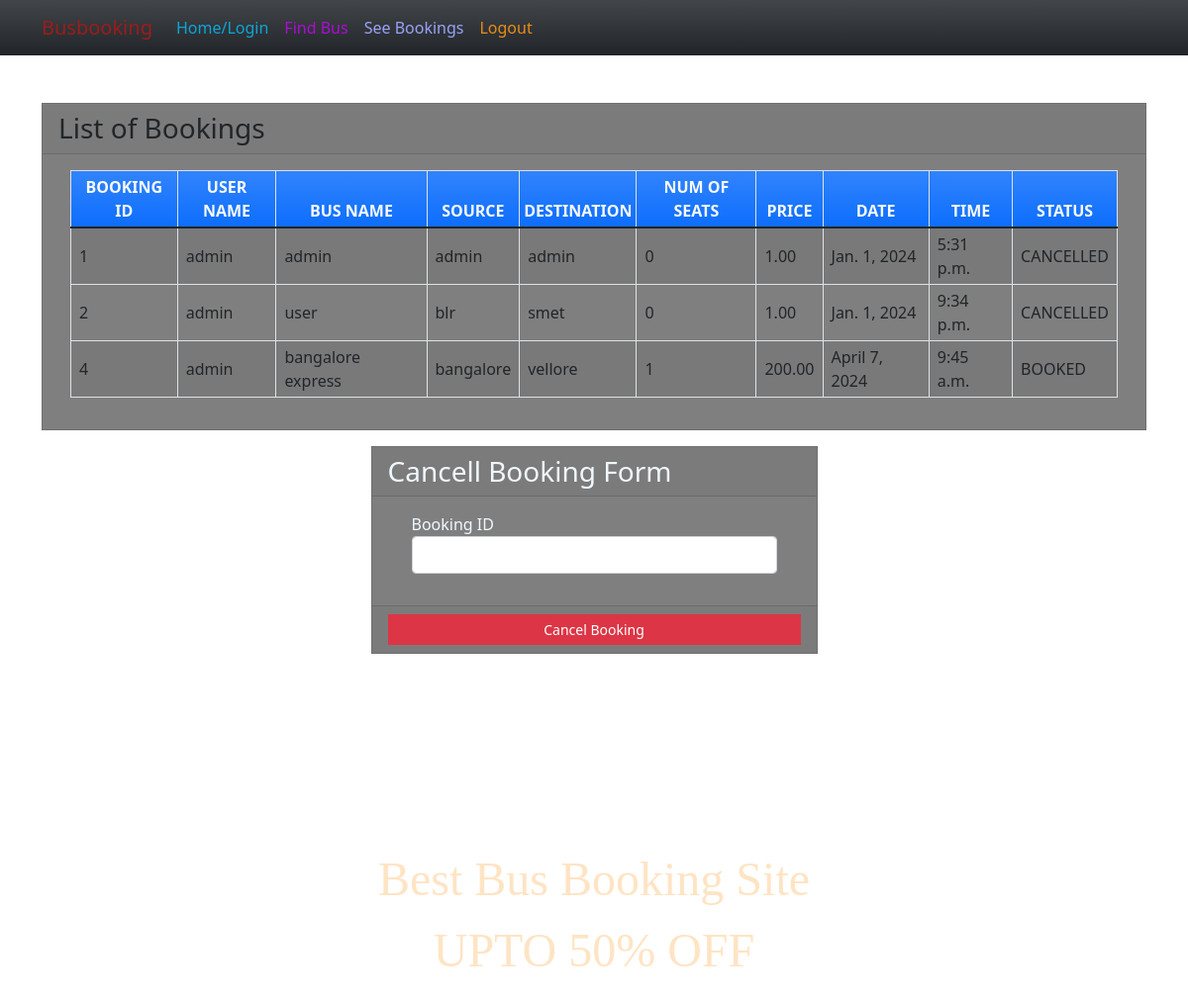
/seebookings (signed in), run on the app's committed database.
### myapp/models.py (models this page shows, shortened)
class Book(models.Model):
    BOOKED = 'B'
    CANCELLED = 'C'
    TICKET_STATUSES = ((BOOKED, 'Booked'),
                       (CANCELLED, 'Cancelled'),)
    email = models.EmailField()
    name = models.CharField(max_length=30)
    userid =models.DecimalField(decimal_places=0, max_digits=2)
    busid=models.DecimalField(decimal_places=0, max_digits=2)
    bus_name = models.CharField(max_length=30)
    source = models.CharField(max_length=30)
    dest = models.CharField(max_length=30)
    nos = models.DecimalField(decimal_places=0, max_digits=2)
    price = models.DecimalField(decimal_places=2, max_digits=6)
    date = models.DateField()
    time = models.TimeField()
    status = models.CharField(choices=TICKET_STATUSES, default=BOOKED, max_length=2)
    class Meta:
        verbose_name_plural = "List of Books"

### myapp/views.py (the view)
# urls.py: path('seebookings', views.seebookings, name="seebookings"),
@login_required(login_url='signin')
def seebookings(request,new={}):
    context = {}
    id_r = request.user.id
    book_list = Book.objects.filter(userid=id_r)
    if book_list:
        return render(request, 'myapp/booklist.html', locals())
    else:
        context["error"] = "Sorry no buses booked"
        return render(request, 'myapp/findbus.html', context)

### myapp/templates/myapp/booklist.html (shortened to what this page needs)
{% extends 'myapp/base.html' %} {% block content %}
<div class="container my-5">
    <div class="card rounded-0" style="background-color: rgba(0, 0, 0, 0.5);"">
        <div class="card-header">
            <div class="card-title h3 mb-0">List of Bookings</div>
        </div>
        <div class="card-body">
            <div class="container-fluid">
                <table class="table table-bordered table-striped">
                    <thead>
                        <tr class="bg-gradient bg-primary text-light">
                            <th class="p-1 text-center">BOOKING ID</th>
                            <th class="p-1 text-center">USER NAME</th>
                            <th class="p-1 text-center">BUS NAME</th>
                            <th class="p-1 text-center">SOURCE</th>
                            <th class="p-1 text-center">DESTINATION</th>
                            <th class="p-1 text-center">NUM OF SEATS</th>
                            <th class="p-1 text-center">PRICE</th>
                            <th class="p-1 text-center">DATE</th>
                            <th class="p-1 text-center">TIME</th>
                            <th class="p-1 text-center">STATUS</th>
                        </tr>
                    </thead>
                    {% for row in book_list %}
                    <tr>
                        <td class="px-2 py-1 align-middle">{{row.id}}</td>
                        <td class="px-2 py-1 align-middle">{{row.name}}</td>
                        <td class="px-2 py-1 align-middle">{{row.bus_name}}</td>
                        <td class="px-2 py-1 align-middle">{{row.source}}</td>
                        <td class="px-2 py-1 align-middle">{{row.dest}}</td>
                        <td class="px-2 py-1 align-middle">{{row.nos}}</td>
                        <td class="px-2 py-1 align-middle">{{row.price}}</td>
                        <td class="px-2 py-1 align-middle">{{row.date}}</td>
                        <td class="px-2 py-1 align-middle">{{row.time}}</td>
                        <td class="px-2 py-1 align-middle">{{row.status}}</td>
                    </tr>
                    {% endfor %}
                </table>
            </div>
        </div>
    </div>
    <div class="row mt-3 justify-content-center">
        <div class="col-lg-5 col-md-7 col-sm-10 col-xs-12">
            <div class="card rounded-0"style="background-color: rgba(0, 0, 0, 0.5);">
                <div class="card-header">
                    <div class="card-title h3 mb-0" style="color: aliceblue;">Cancell Booking Form</div>
                </div>
                <div class="card-body">
                    <div class="container-fluid">
                        <form action="{% url 'cancellings' %}" method="post" id="cancel-form">
                            <div class="mb-3">
                                <label for="bus_id" class="control-label" style="color: aliceblue;">Booking ID</label>
                                <input name='bus_id' class="form-control" type="number" id="bus_id">
                            </div>
                        </form>
                    </div>
                </div>
                <div class="card-footer text-center">
                    <button class="btn btn-sm rounded-0 btn-danger w-100" form="cancel-form" style="color: ;">Cancel Booking</button>
                </div>
            </div>
        </div>
    </div>
</div>
{% endblock %}

### myapp/templates/myapp/base.html (shortened to what this page needs)
<!doctype html>
<html lang="en">
<head>
    <link rel="stylesheet" href="https://cdn.jsdelivr.net/npm/bootstrap@5.1.3/dist/css/bootstrap.min.css">
</head>
<body>
<nav class="navbar navbar-expand-lg navbar-light bg-gradient bg-dark">
    <div class="container">
            <a class="navbar-brand" href="#" style="color: rgb(155, 29, 29);">Busbooking</a>
        <div class="collapse navbar-collapse" id="navbarNavAltMarkup">
            <div class="navbar-nav" >
                <a class="nav-item nav-link active" href="{% url 'home' %}" style="color: rgb(13, 165, 216);">Home/Login</a>
                <a class="nav-item nav-link" href="{% url 'findbus' %}" style="color: rgb(174, 12, 214);">Find Bus</a>
                <a class="nav-item nav-link" href="{% url 'seebookings' %}" style="color: rgb(153, 163, 247);">See Bookings</a>
                {% if request.user.is_active %}
                <a class="nav-item nav-link " href="{% url 'signout' %}" style="color: rgb(233, 141, 22);">Logout</a>
                {% else %}
                <a class="nav-item nav-link " href="{% url 'signup' %}" style="color: rgb(180, 56, 56);">Registration</a>
                {% endif %}
            </div>
        </div>
    </div>
</nav>
{% block content %}
{% endblock %}
<p>
    <font size="8" face="times new roman"  >
       <br>
       <br>
        Best Bus Booking Site
        <br>
        UPTO 50% OFF
    </font>
</p>
</body>
</html>

### myapp/templates/myapp/base.html (style rules this page uses)
body { background-image: url(https://okcredit-blog-images-prod.storage.googleapis.com/2021/01/bus1.jpg); background-repeat: no-repeat; background-size: cover; }
p { text-align: center; color:bisque ; }

### data on the page
Book: id "1", name "admin", bus_name "admin", source "admin", dest "admin", nos "0", price "1.00", date "Jan. 1, 2024", time "5:31 p.m.", status "CANCELLED"
Book: id "2", name "admin", bus_name "user", source "blr", dest "smet", nos "0", price "1.00", date "Jan. 1, 2024", time "9:34 p.m.", status "CANCELLED"
Book: id "4", name "admin", bus_name "bangalore express", source "bangalore", dest "vellore", nos "1", price "200.00", date "April 7, 2024", time "9:45 a.m.", status "BOOKED"
